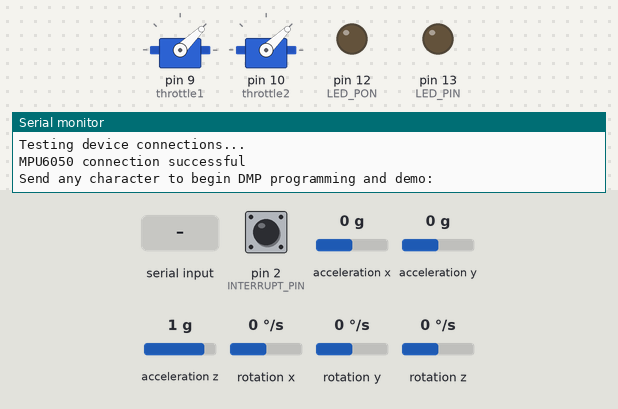
The sketch below on a simulated Arduino Uno, built with avr-gcc and run on an emulated ATmega328P. Shown: 2 × servo, output pins drawn as LEDs (lit = HIGH), the last lines printed to the serial monitor. Dashed ring = blinking. Inputs (shaded band) come from the test bench; at power-on: rotation z 0 °/s, acceleration x 0 g, acceleration y 0 g, acceleration z 1 g, pin 2 (INTERRUPT_PIN) LOW, rotation x 0 °/s, rotation y 0 °/s. The sensor or clock chip raises its interrupt line as the real part does.

Above: at 1.7 s.
1.8 s: "1\n" received over Serial
At 3.23 s:
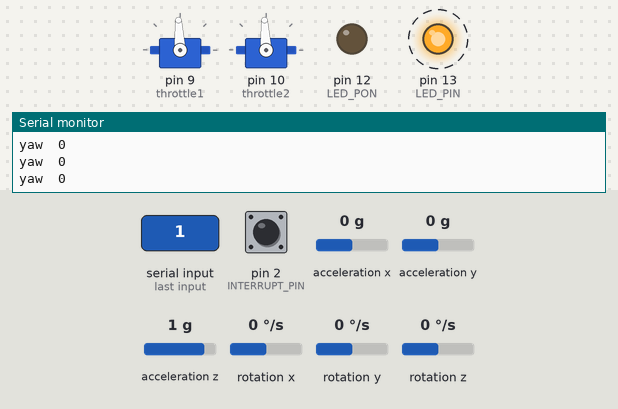
4.8 s: rotation z set to -192 °/s
At 6.59 s:
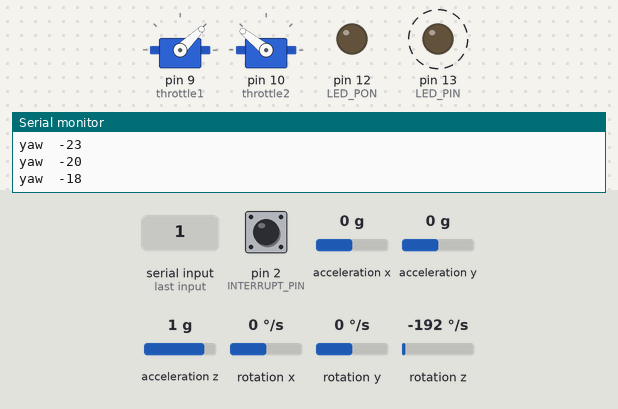
7.8 s: acceleration x set to -1.4 g
At 8.6 s:
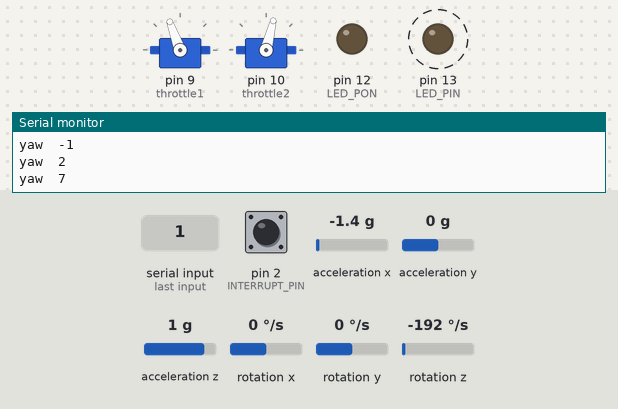
10.8 s: acceleration y set to -1.4 g
13.8 s: acceleration z set to -1.4 g
At 14.17 s:
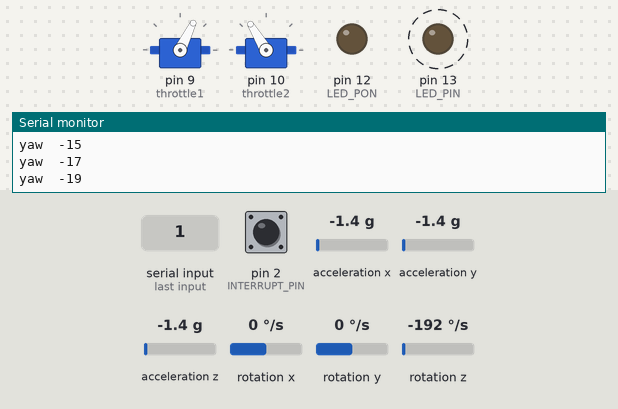
16.8 s: acceleration z set to -0.8 g
Timing chart, 0 to 30.7 s (numbered marks = the images above; inputs shaded):
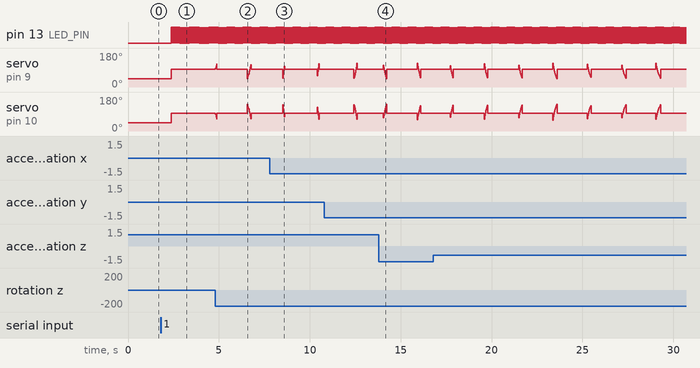

The sketch:

R3.3.17.gyro_moter_control_Pid_yaw.ino
```cpp
// I2Cdev and MPU6050 must be installed as libraries, or else the .cpp/.h files
// for both classes must be in the include path of your project
#include "I2Cdev.h"

#include "MPU6050_6Axis_MotionApps20.h"
//#include "MPU6050.h" // not necessary if using MotionApps include file

// Arduino Wire library is required if I2Cdev I2CDEV_ARDUINO_WIRE implementation
// is used in I2Cdev.h
#if I2CDEV_IMPLEMENTATION == I2CDEV_ARDUINO_WIRE
    #include "Wire.h"
#endif

// class default I2C address is 0x68
// specific I2C addresses may be passed as a parameter here
// AD0 low = 0x68 (default for SparkFun breakout and InvenSense evaluation board)
// AD0 high = 0x69
MPU6050 mpu;
//MPU6050 mpu(0x69); // <-- use for AD0 high


// uncomment "OUTPUT_READABLE_QUATERNION" if you want to see the actual
// quaternion components in a [w, x, y, z] format (not best for parsing
// on a remote host such as Processing or something though)
//#define OUTPUT_READABLE_QUATERNION

// uncomment "OUTPUT_READABLE_EULER" if you want to see Euler angles
// (in degrees) calculated from the quaternions coming from the FIFO.
// Note that Euler angles suffer from gimbal lock (for more info, see
// http://en.wikipedia.org/wiki/Gimbal_lock)
//#define OUTPUT_READABLE_EULER

// uncomment "OUTPUT_READABLE_YAWPITCHROLL" if you want to see the yaw/
// pitch/roll angles (in degrees) calculated from the quaternions coming
// from the FIFO. Note this also requires gravity vector calculations.
// Also note that yaw/pitch/roll angles suffer from gimbal lock (for
// more info, see: http://en.wikipedia.org/wiki/Gimbal_lock)
#define OUTPUT_READABLE_YAWPITCHROLL

// uncomment "OUTPUT_READABLE_REALACCEL" if you want to see acceleration
// components with gravity removed. This acceleration reference frame is
// not compensated for orientation, so +X is always +X according to the
// sensor, just without the effects of gravity. If you want acceleration
// compensated for orientation, us OUTPUT_READABLE_WORLDACCEL instead.
//#define OUTPUT_READABLE_REALACCEL

// uncomment "OUTPUT_READABLE_WORLDACCEL" if you want to see acceleration
// components with gravity removed and adjusted for the world frame of
// reference (yaw is relative to initial orientation, since no magnetometer
// is present in this case). Could be quite handy in some cases.
//#define OUTPUT_READABLE_WORLDACCEL

// uncomment "OUTPUT_TEAPOT" if you want output that matches the
// format used for the InvenSense teapot demo
//#define OUTPUT_TEAPOT


#define INTERRUPT_PIN 2  // use pin 2 on Arduino Uno & most boards
#define LED_PIN 13 // (Arduino is 13, Teensy is 11, Teensy++ is 6)
#define LED_PON 12
bool blinkState = false;

// MPU control/status vars
bool dmpReady = false;  // set true if DMP init was successful
uint8_t mpuIntStatus;   // holds actual interrupt status byte from MPU
uint8_t devStatus;      // return status after each device operation (0 = success, !0 = error)
uint16_t packetSize;    // expected DMP packet size (default is 42 bytes)
uint16_t fifoCount;     // count of all bytes currently in FIFO
uint8_t fifoBuffer[64]; // FIFO storage buffer

// orientation/motion vars
Quaternion q;           // [w, x, y, z]         quaternion container
VectorInt16 aa;         // [x, y, z]            accel sensor measurements
VectorInt16 aaReal;     // [x, y, z]            gravity-free accel sensor measurements
VectorInt16 aaWorld;    // [x, y, z]            world-frame accel sensor measurements
VectorFloat gravity;    // [x, y, z]            gravity vector
float euler[3];         // [psi, theta, phi]    Euler angle container
float ypr[3];           // [yaw, pitch, roll]   yaw/pitch/roll container and gravity vector

// packet structure for InvenSense teapot demo
uint8_t teapotPacket[14] = { '$', 0x02, 0,0, 0,0, 0,0, 0,0, 0x00, 0x00, '\r', '\n' };


// ================================================================
// ===               INTERRUPT DETECTION ROUTINE                ===
// ================================================================

volatile bool mpuInterrupt = false;     // indicates whether MPU interrupt pin has gone high
void dmpDataReady() {
    mpuInterrupt = true;
}

#include <Servo.h>
const int throttle_set = 2000;//最大回転数時のPWM幅
const int throttle_low = 1000;//ESCの最小のPWM幅（800us以上じゃないと認識しない）
Servo throttle1;
Servo throttle2;
int level;

// ================================================================
// ===                      INITIAL SETUP                       ===
// ================================================================


void setup() {

  //モーターのセットアップ
  throttle1.attach(9);//arduinoの9番ピンに接続
  throttle2.attach(10);//arduinoの9番ピンに接続

  level = throttle_low;//スロットルを最小に設定
  throttle1.writeMicroseconds(level);//PWMを初期化
  throttle2.writeMicroseconds(level);//PWMを初期化
  delay(800);//ESCの初期化(500ms以下だと初期化できない)


    // join I2C bus (I2Cdev library doesn't do this automatically)
    #if I2CDEV_IMPLEMENTATION == I2CDEV_ARDUINO_WIRE
        Wire.begin();
        Wire.setClock(400000); // 400kHz I2C clock. Comment this line if having compilation difficulties
    #elif I2CDEV_IMPLEMENTATION == I2CDEV_BUILTIN_FASTWIRE
        Fastwire::setup(400, true);
    #endif

    // initialize serial communication
    // (115200 chosen because it is required for Teapot Demo output, but it's
    // really up to you depending on your project)
    Serial.begin(9600);
    while (!Serial); // wait for Leonardo enumeration, others continue immediately

    // NOTE: 8MHz or slower host processors, like the Teensy @ 3.3V or Arduino
    // Pro Mini running at 3.3V, cannot handle this baud rate reliably due to
    // the baud timing being too misaligned with processor ticks. You must use
    // 38400 or slower in these cases, or use some kind of external separate
    // crystal solution for the UART timer.

    // initialize device
    Serial.println(F("Initializing I2C devices..."));
    mpu.initialize();
    pinMode(INTERRUPT_PIN, INPUT);

    // verify connection
    Serial.println(F("Testing device connections..."));
    Serial.println(mpu.testConnection() ? F("MPU6050 connection successful") : F("MPU6050 connection failed"));

    // wait for ready
    Serial.println(F("\nSend any character to begin DMP programming and demo: "));
    while (Serial.available() && Serial.read()); // empty buffer
    while (!Serial.available());                 // wait for data
    while (Serial.available() && Serial.read()); // empty buffer again

    // load and configure the DMP
    Serial.println(F("Initializing DMP..."));
    devStatus = mpu.dmpInitialize();

    // supply your own gyro offsets here, scaled for min sensitivity
    mpu.setXGyroOffset(220);
    mpu.setYGyroOffset(76);
    mpu.setZGyroOffset(-85);
    mpu.setZAccelOffset(1788); // 1688 factory default for my test chip

    // make sure it worked (returns 0 if so)
    if (devStatus == 0) {
        // Calibration Time: generate offsets and calibrate our MPU6050
        mpu.CalibrateAccel(6);
        mpu.CalibrateGyro(6);
        mpu.PrintActiveOffsets();
        // turn on the DMP, now that it's ready
        Serial.println(F("Enabling DMP..."));
        mpu.setDMPEnabled(true);

        // enable Arduino interrupt detection
        Serial.print(F("Enabling interrupt detection (Arduino external interrupt "));
        Serial.print(digitalPinToInterrupt(INTERRUPT_PIN));
        Serial.println(F(")..."));
        attachInterrupt(digitalPinToInterrupt(INTERRUPT_PIN), dmpDataReady, RISING);
        mpuIntStatus = mpu.getIntStatus();

        // set our DMP Ready flag so the main loop() function knows it's okay to use it
        Serial.println(F("DMP ready! Waiting for first interrupt..."));
        dmpReady = true;

        // get expected DMP packet size for later comparison
        packetSize = mpu.dmpGetFIFOPacketSize();
    } else {
        // ERROR!
        // 1 = initial memory load failed
        // 2 = DMP configuration updates failed
        // (if it's going to break, usually the code will be 1)
        Serial.print(F("DMP Initialization failed (code "));
        Serial.print(devStatus);
        Serial.println(F(")"));
    }

    // configure LED for output
    pinMode(LED_PIN, OUTPUT);
    pinMode(LED_PON, OUTPUT);
}


// ================================================================
// ===                    MAIN PROGRAM LOOP                     ===
// ================================================================
/*微分器(ローパスフィルタ付き)
double Differential_lowpass(double input, double frecentry, double lowpass_frecentry){

  }
*/
//微分器(ローパスフィルタなし)
double Differential(double input, double frecentry){

  double D;
  static double pastinput = 0;
  D = (input - pastinput)/frecentry;
  pastinput = input;
  return D;
  }
//積分器(台形積分)
double Integral(double input, double frecentry){
  static double I = 0, pastinput = 0;
  I = I + (input + pastinput) * frecentry / 2;
  pastinput = input;
  return I;
  }
void loop() {
  //制御系
            mpu.dmpGetQuaternion(&q, fifoBuffer);
            mpu.dmpGetGravity(&gravity, &q);
            mpu.dmpGetYawPitchRoll(ypr, &q, &gravity);
            Serial.print("yaw\t");
            int yaw = ypr[0] * 180/M_PI;//ジャイロセンサからピッチを読み取る
            Serial.print(yaw);//シリアルモニタに表示する
            Serial.println("\t");
            double rpm, kp = 25, ki = -3, kd = 0, I, D,target = 0;
            I = Integral(yaw,0.005);
            D = Differential(yaw,0.005);
            rpm = kp * (target - yaw) - kd * D + ki * I;
            if(rpm <= -400 || 500 <= rpm){
                rpm = 0;
              }

            throttle1.writeMicroseconds(1500 - rpm);
            throttle2.writeMicroseconds(1500 + rpm);
            delay(5);


    // if programming failed, don't try to do anything
    //if (!dmpReady) return;
    // read a packet from FIFO
    if (mpu.dmpGetCurrentFIFOPacket(fifoBuffer)) { // Get the Latest packet
        #ifdef OUTPUT_READABLE_QUATERNION
            // display quaternion values in easy matrix form: w x y z
            mpu.dmpGetQuaternion(&q, fifoBuffer);
            Serial.print("quat\t");
            Serial.print(q.w);
            Serial.print("\t");
            Serial.print(q.x);
            Serial.print("\t");
            Serial.print(q.y);
            Serial.print("\t");
            Serial.println(q.z);
        #endif

        #ifdef OUTPUT_READABLE_EULER
            // display Euler angles in degrees
            mpu.dmpGetQuaternion(&q, fifoBuffer);
            mpu.dmpGetEuler(euler, &q);
            Serial.print("euler\t");
            Serial.print(euler[0] * 180/M_PI);
            Serial.print("\t");
            Serial.print(euler[1] * 180/M_PI);
            Serial.print("\t");
            Serial.println(euler[2] * 180/M_PI);
        #endif
        #ifdef OUTPUT_READABLE_YAWPITCHROLL
            // display Euler angles in degrees

        #endif

        #ifdef OUTPUT_READABLE_REALACCEL
            // display real acceleration, adjusted to remove gravity
            mpu.dmpGetQuaternion(&q, fifoBuffer);
            mpu.dmpGetAccel(&aa, fifoBuffer);
            mpu.dmpGetGravity(&gravity, &q);
            mpu.dmpGetLinearAccel(&aaReal, &aa, &gravity);
            Serial.print("areal\t");
            Serial.print(aaReal.x);
            Serial.print("\t");
            Serial.print(aaReal.y);
            Serial.print("\t");
            Serial.println(aaReal.z);
        #endif

        #ifdef OUTPUT_READABLE_WORLDACCEL
            // display initial world-frame acceleration, adjusted to remove gravity
            // and rotated based on known orientation from quaternion
            mpu.dmpGetQuaternion(&q, fifoBuffer);
            mpu.dmpGetAccel(&aa, fifoBuffer);
            mpu.dmpGetGravity(&gravity, &q);
            mpu.dmpGetLinearAccel(&aaReal, &aa, &gravity);
            mpu.dmpGetLinearAccelInWorld(&aaWorld, &aaReal, &q);
            Serial.print("aworld\t");
            Serial.print(aaWorld.x);
            Serial.print("\t");
            Serial.print(aaWorld.y);
            Serial.print("\t");
            Serial.println(aaWorld.z);
        #endif

        #ifdef OUTPUT_TEAPOT
            // display quaternion values in InvenSense Teapot demo format:
            teapotPacket[2] = fifoBuffer[0];
            teapotPacket[3] = fifoBuffer[1];
            teapotPacket[4] = fifoBuffer[4];
            teapotPacket[5] = fifoBuffer[5];
            teapotPacket[6] = fifoBuffer[8];
            teapotPacket[7] = fifoBuffer[9];
            teapotPacket[8] = fifoBuffer[12];
            teapotPacket[9] = fifoBuffer[13];
            Serial.write(teapotPacket, 14);
            teapotPacket[11]++; // packetCount, loops at 0xFF on purpose
        #endif

        // blink LED to indicate activity
        blinkState = !blinkState;
        digitalWrite(LED_PIN, blinkState);
    }
}
```

Measured:
- after the input at 1.8 s, pin 13 (LED_PIN): alternates HIGH for 0.01 s and LOW for 0.01 s, starting after 0.58 s; servo on pin 9 (throttle1), servo on pin 10 (throttle2): 44° → 93° after 0.57 s
